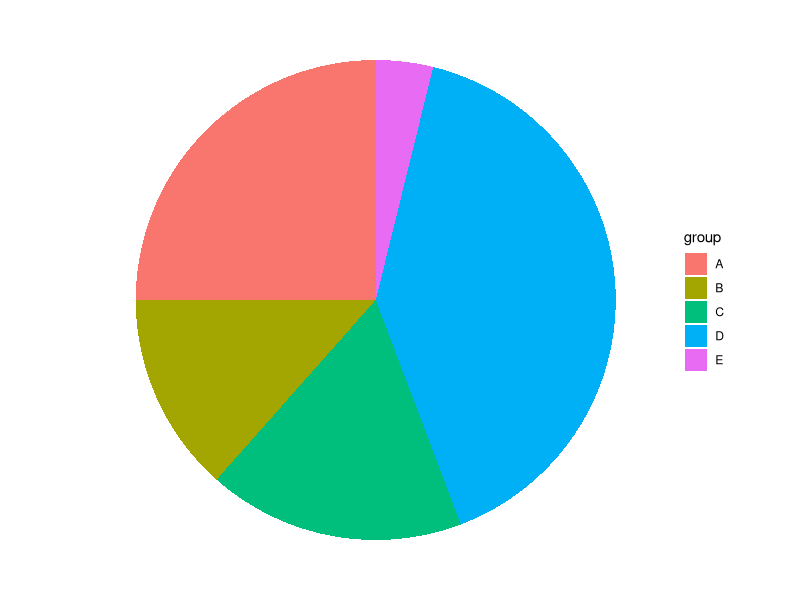

Generate this figure with R:
# Title: coordpolar_1
# Author: Bolun Xu
# Version: 1.0
# Date: 2025/4/2
# Description:  饼图 coord_polar() geom_bar() 基础

# Load ggplot2
library(ggplot2)

# Create Data
data <- data.frame(
  group=LETTERS[1:5],
  value=c(13,7,9,21,2)
)

# Basic piechart
ggplot(data, aes(x="", y=value, fill=group)) +
  geom_bar(stat="identity", width=1) +
  coord_polar("y", start=0) +
  theme_void() # remove background, grid, numeric labels